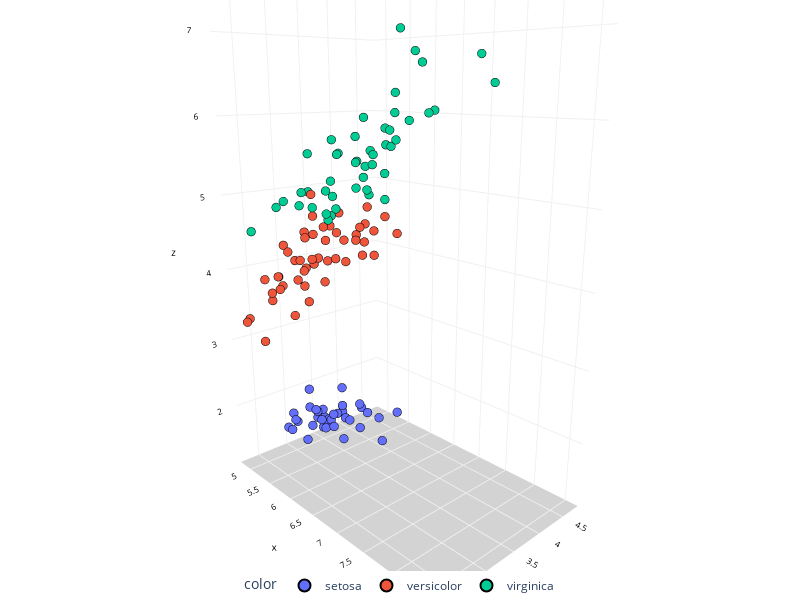

Notebook cell for this chart:
### Markdown cell above
## Interactive 3D plots
Switching to 3d is done automatically as soon as we pass 3D data to the `EmbeddingPlotter`.
Be aware that the available modifications are different compared to a 2D plot.

More information about updating figures can be found here: https://plotly.com/python/creating-and-updating-figures/

### Code cell
plotter = EmbeddingPlotter(data=X[:,0:3],
                           color=y_str,
                           )
display(plotter.plot())

### Figure 1 — Plotly figure (JSON) as saved in the notebook; plotly's stock layout.template omitted (floating-point values rounded to 4 significant figures)
{"data": [{"hovertemplate": "color=setosa<br>x=%{x}<br>y=%{y}<br>z=%{z}<extra></extra>", "legendgroup": "setosa", "marker": {"color": "#636efa", "line": {"color": "black", "width": 0.1}, "size": 3, "symbol": "circle"}, "mode": "markers", "name": "setosa", "scene": "scene", "showlegend": true, "type": "scatter3d", "x": [5.1, 4.9, 4.7, 4.6, 5, 5.4, 4.6, 5, 4.4, 4.9, 5.4, 4.8, 4.8, 4.3, 5.8, 5.7, 5.4, 5.1, 5.7, 5.1, 5.4, 5.1, 4.6, 5.1, 4.8, 5, 5, 5.2, 5.2, 4.7, 4.8, 5.4, 5.2, 5.5, 4.9, 5, 5.5, 4.9, 4.4, 5.1, 5, 4.5, 4.4, 5, 5.1, 4.8, 5.1, 4.6, 5.3, 5], "y": [3.5, 3, 3.2, 3.1, 3.6, 3.9, 3.4, 3.4, 2.9, 3.1, 3.7, 3.4, 3, 3, 4, 4.4, 3.9, 3.5, 3.8, 3.8, 3.4, 3.7, 3.6, 3.3, 3.4, 3, 3.4, 3.5, 3.4, 3.2, 3.1, 3.4, 4.1, 4.2, 3.1, 3.2, 3.5, 3.6, 3, 3.4, 3.5, 2.3, 3.2, 3.5, 3.8, 3, 3.8, 3.2, 3.7, 3.3], "z": [1.4, 1.4, 1.3, 1.5, 1.4, 1.7, 1.4, 1.5, 1.4, 1.5, 1.5, 1.6, 1.4, 1.1, 1.2, 1.5, 1.3, 1.4, 1.7, 1.5, 1.7, 1.5, 1, 1.7, 1.9, 1.6, 1.6, 1.5, 1.4, 1.6, 1.6, 1.5, 1.5, 1.4, 1.5, 1.2, 1.3, 1.4, 1.3, 1.5, 1.3, 1.3, 1.3, 1.6, 1.9, 1.4, 1.6, 1.4, 1.5, 1.4]}, {"hovertemplate": "color=versicolor<br>x=%{x}<br>y=%{y}<br>z=%{z}<extra></extra>", "legendgroup": "versicolor", "marker": {"color": "#EF553B", "line": {"color": "black", "width": 0.1}, "size": 3, "symbol": "circle"}, "mode": "markers", "name": "versicolor", "scene": "scene", "showlegend": true, "type": "scatter3d", "x": [7, 6.4, 6.9, 5.5, 6.5, 5.7, 6.3, 4.9, 6.6, 5.2, 5, 5.9, 6, 6.1, 5.6, 6.7, 5.6, 5.8, 6.2, 5.6, 5.9, 6.1, 6.3, 6.1, 6.4, 6.6, 6.8, 6.7, 6, 5.7, 5.5, 5.5, 5.8, 6, 5.4, 6, 6.7, 6.3, 5.6, 5.5, 5.5, 6.1, 5.8, 5, 5.6, 5.7, 5.7, 6.2, 5.1, 5.7], "y": [3.2, 3.2, 3.1, 2.3, 2.8, 2.8, 3.3, 2.4, 2.9, 2.7, 2, 3, 2.2, 2.9, 2.9, 3.1, 3, 2.7, 2.2, 2.5, 3.2, 2.8, 2.5, 2.8, 2.9, 3, 2.8, 3, 2.9, 2.6, 2.4, 2.4, 2.7, 2.7, 3, 3.4, 3.1, 2.3, 3, 2.5, 2.6, 3, 2.6, 2.3, 2.7, 3, 2.9, 2.9, 2.5, 2.8], "z": [4.7, 4.5, 4.9, 4, 4.6, 4.5, 4.7, 3.3, 4.6, 3.9, 3.5, 4.2, 4, 4.7, 3.6, 4.4, 4.5, 4.1, 4.5, 3.9, 4.8, 4, 4.9, 4.7, 4.3, 4.4, 4.8, 5, 4.5, 3.5, 3.8, 3.7, 3.9, 5.1, 4.5, 4.5, 4.7, 4.4, 4.1, 4, 4.4, 4.6, 4, 3.3, 4.2, 4.2, 4.2, 4.3, 3, 4.1]}, {"hovertemplate": "color=virginica<br>x=%{x}<br>y=%{y}<br>z=%{z}<extra></extra>", "legendgroup": "virginica", "marker": {"color": "#00cc96", "line": {"color": "black", "width": 0.1}, "size": 3, "symbol": "circle"}, "mode": "markers", "name": "virginica", "scene": "scene", "showlegend": true, "type": "scatter3d", "x": [6.3, 5.8, 7.1, 6.3, 6.5, 7.6, 4.9, 7.3, 6.7, 7.2, 6.5, 6.4, 6.8, 5.7, 5.8, 6.4, 6.5, 7.7, 7.7, 6, 6.9, 5.6, 7.7, 6.3, 6.7, 7.2, 6.2, 6.1, 6.4, 7.2, 7.4, 7.9, 6.4, 6.3, 6.1, 7.7, 6.3, 6.4, 6, 6.9, 6.7, 6.9, 5.8, 6.8, 6.7, 6.7, 6.3, 6.5, 6.2, 5.9], "y": [3.3, 2.7, 3, 2.9, 3, 3, 2.5, 2.9, 2.5, 3.6, 3.2, 2.7, 3, 2.5, 2.8, 3.2, 3, 3.8, 2.6, 2.2, 3.2, 2.8, 2.8, 2.7, 3.3, 3.2, 2.8, 3, 2.8, 3, 2.8, 3.8, 2.8, 2.8, 2.6, 3, 3.4, 3.1, 3, 3.1, 3.1, 3.1, 2.7, 3.2, 3.3, 3, 2.5, 3, 3.4, 3], "z": [6, 5.1, 5.9, 5.6, 5.8, 6.6, 4.5, 6.3, 5.8, 6.1, 5.1, 5.3, 5.5, 5, 5.1, 5.3, 5.5, 6.7, 6.9, 5, 5.7, 4.9, 6.7, 4.9, 5.7, 6, 4.8, 4.9, 5.6, 5.8, 6.1, 6.4, 5.6, 5.1, 5.6, 6.1, 5.6, 5.5, 4.8, 5.4, 5.6, 5.1, 5.1, 5.9, 5.7, 5.2, 5, 5.2, 5.4, 5.1]}], "layout": {"height": 600, "legend": {"itemsizing": "constant", "orientation": "h", "title": {"text": "color"}, "tracegroupgap": 0, "x": 0.5, "xanchor": "center", "y": 0, "yanchor": "top"}, "margin": {"b": 0, "l": 0, "r": 0, "t": 0}, "scene": {"camera": {"center": {"x": 0, "y": 0, "z": -0.1}, "eye": {"x": 1.5, "y": -1.4, "z": 0.5}, "up": {"x": 0, "y": 0, "z": 1}}, "domain": {"x": [0, 1], "y": [0, 1]}, "xaxis": {"backgroundcolor": "white", "color": "black", "gridcolor": "#f0f0f0", "range": [4.73, 8.69], "tickfont": {"size": 10}, "title": {"font": {"size": 10}, "text": "x"}}, "yaxis": {"backgroundcolor": "white", "color": "black", "gridcolor": "#f0f0f0", "range": [2.2, 4.84], "tickfont": {"size": 10}, "title": {"font": {"size": 10}, "text": "y"}}, "zaxis": {"backgroundcolor": "lightgrey", "color": "black", "gridcolor": "#f0f0f0", "range": [1.1, 7.59], "tickfont": {"size": 10}, "title": {"font": {"size": 10}, "text": "z"}}}, "showlegend": true, "title": {"text": ""}, "width": 800}}
